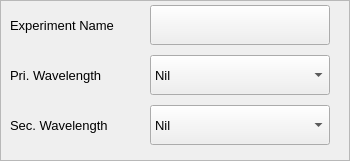
     <widget class="QFrame" name="frame_2">
      <property name="geometry">
       <rect>
        <x>0</x>
        <y>20</y>
        <width>350</width>
        <height>161</height>
       </rect>
      </property>
      <property name="frameShape">
       <enum>QFrame::StyledPanel</enum>
      </property>
      <property name="frameShadow">
       <enum>QFrame::Raised</enum>
      </property>
      <widget class="QLabel" name="label">
       <property name="geometry">
        <rect>
         <x>10</x>
         <y>15</y>
         <width>135</width>
         <height>20</height>
        </rect>
       </property>
       <property name="font">
        <font>
         <pointsize>10</pointsize>
        </font>
       </property>
       <property name="text">
        <string>Experiment Name</string>
       </property>
      </widget>
      <widget class="QLabel" name="label_2">
       <property name="geometry">
        <rect>
         <x>10</x>
         <y>65</y>
         <width>135</width>
         <height>20</height>
        </rect>
       </property>
       <property name="font">
        <font>
         <pointsize>10</pointsize>
        </font>
       </property>
       <property name="text">
        <string>Pri. Wavelength</string>
       </property>
      </widget>
      <widget class="QLabel" name="label_3">
       <property name="geometry">
        <rect>
         <x>10</x>
         <y>115</y>
         <width>135</width>
         <height>20</height>
        </rect>
       </property>
       <property name="font">
        <font>
         <pointsize>10</pointsize>
        </font>
       </property>
       <property name="text">
        <string>Sec. Wavelength</string>
       </property>
      </widget>
      <widget class="QPushButton" name="pushButton">
       <property name="geometry">
        <rect>
         <x>150</x>
         <y>5</y>
         <width>180</width>
         <height>40</height>
        </rect>
       </property>
       <property name="font">
        <font>
         <pointsize>10</pointsize>
        </font>
       </property>
       <property name="styleSheet">
        <string notr="true">/*text-align:left</string>
       </property>
       <property name="text">
        <string/>
       </property>
      </widget>
      <widget class="QComboBox" name="comboBox">
       <property name="geometry">
        <rect>
         <x>150</x>
         <y>55</y>
         <width>180</width>
         <height>40</height>
        </rect>
       </property>
       <property name="font">
        <font>
         <pointsize>10</pointsize>
        </font>
       </property>
       <item>
        <property name="text">
         <string>Nil</string>
        </property>
       </item>
       <item>
        <property name="text">
         <string>405</string>
        </property>
       </item>
       <item>
        <property name="text">
         <string>450</string>
        </property>
       </item>
       <item>
        <property name="text">
         <string>490</string>
        </property>
       </item>
       <item>
        <property name="text">
         <string>630</string>
        </property>
       </item>
       <item>
        <property name="text">
         <string>OPTIONAL</string>
        </property>
       </item>
      </widget>
      <widget class="QComboBox" name="comboBox_2">
       <property name="geometry">
        <rect>
         <x>150</x>
         <y>105</y>
         <width>180</width>
         <height>40</height>
        </rect>
       </property>
       <property name="font">
        <font>
         <pointsize>10</pointsize>
        </font>
       </property>
       <item>
        <property name="text">
         <string>Nil</string>
        </property>
       </item>
       <item>
        <property name="text">
         <string>405</string>
        </property>
       </item>
       <item>
        <property name="text">
         <string>450</string>
        </property>
       </item>
       <item>
        <property name="text">
         <string>490</string>
        </property>
       </item>
       <item>
        <property name="text">
         <string>630</string>
        </property>
       </item>
       <item>
        <property name="text">
         <string>OPTIONAL</string>
        </property>
       </item>
      </widget>
     </widget>
